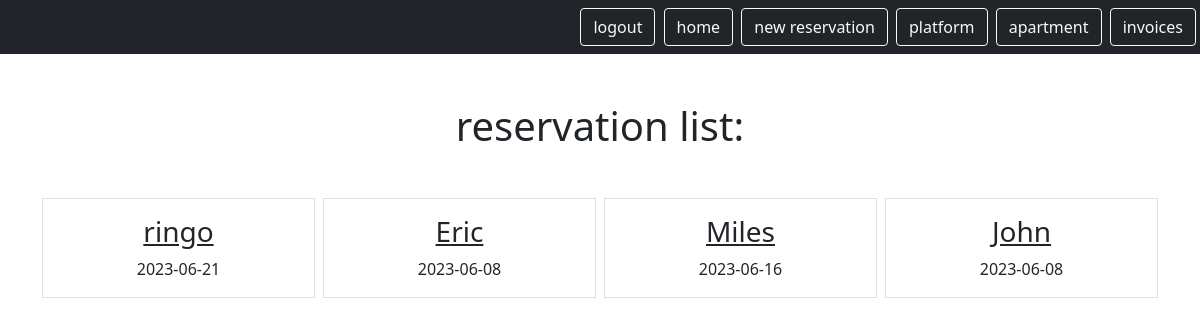
The page /mini/reservation (signed in) on the database its author committed.
### reservation/models.py (models this page shows, shortened)
class Reservation(models.Model):
    PURPOSE_CHOICES = [
        ('holiday', 'holiday'),
        ('business', 'business'),
        ('no-show', 'no-show'),
    ]
    id = models.AutoField(primary_key=True)
    start_date = models.DateField(blank=True, null=True)
    end_date = models.DateField(blank=True, null=True)
    name = models.CharField(max_length=255)
    lname = models.CharField(max_length=255, blank=True)
    company = models.CharField(max_length=255 , blank=True, null=True)
    email = models.EmailField(blank=True, null=True)
    t_sum = models.DecimalField(max_digits=10, decimal_places=2, blank=True, null=True)
    commission = models.DecimalField(max_digits=10, decimal_places=2, blank=True, null=True)
    rech_num = models.CharField(max_length=255, blank=True, null=True)
    link = models.URLField(blank=True, null=True)
    purpose = models.CharField(max_length=255,choices=PURPOSE_CHOICES, blank=True, null=True)
    user = models.ForeignKey(User, on_delete=models.CASCADE, related_name='reservation')
    platform = models.ForeignKey(Platform, on_delete=models.CASCADE, related_name='reservation', blank=True)
    apartment = models.ForeignKey(Apartment, on_delete=models.CASCADE, related_name='reservation', blank=True)

### reservation/views.py (the view)
# urls.py: path('reservation', views.ResListView.as_view(), name = 'reservation.list'),
class ResListView(LoginRequiredMixin, ListView):
    model = Reservation
    template_name = "booking/res_list.html"
    context_object_name = "reservation"
    login_url = LOGIN_URL
    def get_queryset(self):
        return self.request.user.reservation.all()

### reservation/templates/booking/res_list.html
{% extends "base.html" %}
{% block content %}
    <h1 class="my-5">reservation list:</h1>
        <div class="row row-cols3 g-2">
            {% for res in reservation %}
            <div class="col">
                <div class="p-3 border">
                    <a href="{% url 'reservation.detail' pk=res.id %}" class="text-dark text-decoration-non">
                        <h3>{{res.name}}</h3>
                    </a>
                    {{res.start_date |truncatechars:10}}
                </div>
            </div>
            {% endfor %}
        </div>
{% endblock %}

### rows shown on the page
Reservation: name "ringo", start_date "2023-06-21"
Reservation: name "Eric", start_date "2023-06-08"
Reservation: name "Miles", start_date "2023-06-16"
Reservation: name "John", start_date "2023-06-08"
